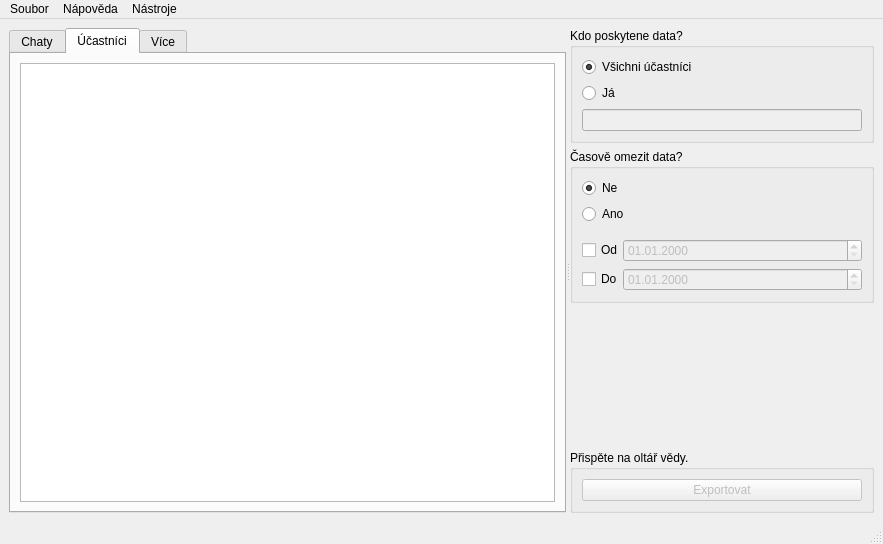
<?xml version="1.0" encoding="UTF-8"?>
<ui version="4.0">
 <class>MainWindow</class>
 <widget class="QMainWindow" name="MainWindow">
  <property name="geometry">
   <rect>
    <x>0</x>
    <y>0</y>
    <width>883</width>
    <height>544</height>
   </rect>
  </property>
  <property name="windowTitle">
   <string>MainWindow</string>
  </property>
  <widget class="QWidget" name="centralwidget">
   <layout class="QHBoxLayout" name="horizontalLayout">
    <item>
     <widget class="QSplitter" name="splitter">
      <property name="orientation">
       <enum>Qt::Horizontal</enum>
      </property>
      <widget class="QTabWidget" name="tabwidget">
       <property name="enabled">
        <bool>true</bool>
       </property>
       <property name="currentIndex">
        <number>1</number>
       </property>
       <property name="documentMode">
        <bool>false</bool>
       </property>
       <property name="movable">
        <bool>false</bool>
       </property>
       <widget class="QWidget" name="tab_chats">
        <attribute name="title">
         <string>Chaty</string>
        </attribute>
        <layout class="QVBoxLayout" name="verticalLayout_4">
         <item>
          <widget class="QTableWidget" name="table_chats"/>
         </item>
        </layout>
       </widget>
       <widget class="QWidget" name="tab_participants">
        <attribute name="title">
         <string>Účastníci</string>
        </attribute>
        <layout class="QVBoxLayout" name="verticalLayout_3">
         <item>
          <widget class="QTableWidget" name="table_participants"/>
         </item>
        </layout>
       </widget>
       <widget class="QWidget" name="tab_more">
        <property name="enabled">
         <bool>true</bool>
        </property>
        <attribute name="title">
         <string>Více</string>
        </attribute>
        <layout class="QVBoxLayout" name="verticalLayout_7">
         <item>
          <widget class="QTableWidget" name="table_more"/>
         </item>
        </layout>
       </widget>
      </widget>
      <widget class="QWidget" name="widget_right" native="true">
       <property name="enabled">
        <bool>true</bool>
       </property>
       <layout class="QVBoxLayout" name="verticalLayout_2">
        <item>
         <widget class="QGroupBox" name="group_who">
          <property name="title">
           <string>Kdo poskytene data?</string>
          </property>
          <layout class="QVBoxLayout" name="verticalLayout_5">
           <item>
            <widget class="QRadioButton" name="radio_button_all">
             <property name="text">
              <string>Všichni účastníci</string>
             </property>
             <property name="checked">
              <bool>true</bool>
             </property>
            </widget>
           </item>
           <item>
            <widget class="QRadioButton" name="radio_button_one">
             <property name="text">
              <string>Já</string>
             </property>
             <property name="checked">
              <bool>false</bool>
             </property>
            </widget>
           </item>
           <item>
            <widget class="QLineEdit" name="line_edit_participant">
             <property name="enabled">
              <bool>false</bool>
             </property>
             <property name="toolTip">
              <string>Účastníku, zadejte své jméno.</string>
             </property>
            </widget>
           </item>
          </layout>
         </widget>
        </item>
        <item>
         <widget class="QGroupBox" name="group_date">
          <property name="title">
           <string>Časově omezit data?</string>
          </property>
          <layout class="QVBoxLayout" name="verticalLayout_6">
           <item>
            <widget class="QWidget" name="widget_date_enable" native="true">
             <layout class="QVBoxLayout" name="verticalLayout_9">
              <property name="spacing">
               <number>6</number>
              </property>
              <property name="leftMargin">
               <number>0</number>
              </property>
              <property name="topMargin">
               <number>0</number>
              </property>
              <property name="rightMargin">
               <number>0</number>
              </property>
              <property name="bottomMargin">
               <number>9</number>
              </property>
              <item>
               <widget class="QRadioButton" name="radio_button_date_no">
                <property name="text">
                 <string>Ne</string>
                </property>
                <property name="checked">
                 <bool>true</bool>
                </property>
               </widget>
              </item>
              <item>
               <widget class="QRadioButton" name="radio_button_date_yes">
                <property name="text">
                 <string>Ano</string>
                </property>
               </widget>
              </item>
             </layout>
            </widget>
           </item>
           <item>
            <widget class="QWidget" name="widget_date_range" native="true">
             <property name="enabled">
              <bool>true</bool>
             </property>
             <property name="visible">
              <bool>false</bool>
             </property>
             <layout class="QVBoxLayout" name="verticalLayout_8">
              <property name="leftMargin">
               <number>0</number>
              </property>
              <property name="topMargin">
               <number>0</number>
              </property>
              <property name="rightMargin">
               <number>0</number>
              </property>
              <property name="bottomMargin">
               <number>0</number>
              </property>
              <item>
               <widget class="QWidget" name="widget_date_from" native="true">
                <layout class="QHBoxLayout" name="horizontalLayout_3">
                 <property name="spacing">
                  <number>0</number>
                 </property>
                 <property name="leftMargin">
                  <number>0</number>
                 </property>
                 <property name="topMargin">
                  <number>0</number>
                 </property>
                 <property name="rightMargin">
                  <number>0</number>
                 </property>
                 <property name="bottomMargin">
                  <number>0</number>
                 </property>
                 <item>
                  <widget class="QCheckBox" name="checkbox_from">
                   <property name="sizePolicy">
                    <sizepolicy hsizetype="Fixed" vsizetype="Fixed">
                     <horstretch>0</horstretch>
                     <verstretch>0</verstretch>
                    </sizepolicy>
                   </property>
                   <property name="text">
                    <string>Od</string>
                   </property>
                  </widget>
                 </item>
                 <item>
                  <widget class="QDateEdit" name="date_from">
                   <property name="enabled">
                    <bool>false</bool>
                   </property>
                   <property name="displayFormat">
                    <string>dd.MM.yyyy</string>
                   </property>
                  </widget>
                 </item>
                </layout>
               </widget>
              </item>
              <item>
               <widget class="QWidget" name="widget_date_to" native="true">
                <layout class="QHBoxLayout" name="horizontalLayout_4">
                 <property name="spacing">
                  <number>0</number>
                 </property>
                 <property name="leftMargin">
                  <number>0</number>
                 </property>
                 <property name="topMargin">
                  <number>0</number>
                 </property>
                 <property name="rightMargin">
                  <number>0</number>
                 </property>
                 <property name="bottomMargin">
                  <number>0</number>
                 </property>
                 <item>
                  <widget class="QCheckBox" name="checkbox_to">
                   <property name="sizePolicy">
                    <sizepolicy hsizetype="Fixed" vsizetype="Fixed">
                     <horstretch>0</horstretch>
                     <verstretch>0</verstretch>
                    </sizepolicy>
                   </property>
                   <property name="text">
                    <string>Do</string>
                   </property>
                  </widget>
                 </item>
                 <item>
                  <widget class="QDateEdit" name="date_to">
                   <property name="enabled">
                    <bool>false</bool>
                   </property>
                   <property name="wrapping">
                    <bool>false</bool>
                   </property>
                   <property name="frame">
                    <bool>true</bool>
                   </property>
                   <property name="displayFormat">
                    <string>dd.MM.yyyy</string>
                   </property>
                  </widget>
                 </item>
                </layout>
               </widget>
              </item>
             </layout>
            </widget>
           </item>
          </layout>
         </widget>
        </item>
        <item>
         <spacer name="verticalSpacer_2">
          <property name="orientation">
           <enum>Qt::Vertical</enum>
          </property>
          <property name="sizeHint" stdset="0">
           <size>
            <width>20</width>
            <height>40</height>
           </size>
          </property>
         </spacer>
        </item>
        <item>
         <widget class="QGroupBox" name="group_export">
          <property name="title">
           <string>Přispěte na oltář vědy.</string>
          </property>
          <layout class="QVBoxLayout" name="verticalLayout">
           <item>
            <widget class="QPushButton" name="btn_export">
             <property name="enabled">
              <bool>false</bool>
             </property>
             <property name="text">
              <string>Exportovat</string>
             </property>
            </widget>
           </item>
          </layout>
         </widget>
        </item>
       </layout>
      </widget>
     </widget>
    </item>
   </layout>
  </widget>
  <widget class="QStatusBar" name="statusbar"/>
  <widget class="QMenuBar" name="menuBar">
   <property name="geometry">
    <rect>
     <x>0</x>
     <y>0</y>
     <width>883</width>
     <height>22</height>
    </rect>
   </property>
   <widget class="QMenu" name="file">
    <property name="title">
     <string>Soubor</string>
    </property>
    <property name="toolTipsVisible">
     <bool>true</bool>
    </property>
    <addaction name="open"/>
   </widget>
   <widget class="QMenu" name="menuHelp">
    <property name="title">
     <string>Nápověda</string>
    </property>
    <addaction name="help"/>
    <addaction name="about"/>
   </widget>
   <widget class="QMenu" name="tools">
    <property name="title">
     <string>Nástroje</string>
    </property>
    <addaction name="reduce"/>
   </widget>
   <addaction name="file"/>
   <addaction name="menuHelp"/>
   <addaction name="tools"/>
  </widget>
  <action name="open">
   <property name="text">
    <string>Otevřít</string>
   </property>
   <property name="toolTip">
    <string>Otevřít soubor JSON s daty o vašich konverzacích.</string>
   </property>
   <property name="shortcut">
    <string>Ctrl+O</string>
   </property>
   <property name="shortcutContext">
    <enum>Qt::WidgetShortcut</enum>
   </property>
  </action>
  <action name="help">
   <property name="text">
    <string>Nápověda programu</string>
   </property>
   <property name="toolTip">
    <string>Získejte informace o  programu.</string>
   </property>
   <property name="shortcut">
    <string>F1</string>
   </property>
  </action>
  <action name="about">
   <property name="text">
    <string>O projektu</string>
   </property>
  </action>
  <action name="reduce">
   <property name="text">
    <string>Fejkař Otto</string>
   </property>
  </action>
 </widget>
 <resources/>
 <connections>
  <connection>
   <sender>radio_button_one</sender>
   <signal>toggled(bool)</signal>
   <receiver>line_edit_participant</receiver>
   <slot>setEnabled(bool)</slot>
   <hints>
    <hint type="sourcelabel">
     <x>705</x>
     <y>102</y>
    </hint>
    <hint type="destinationlabel">
     <x>705</x>
     <y>132</y>
    </hint>
   </hints>
  </connection>
  <connection>
   <sender>open</sender>
   <signal>triggered(bool)</signal>
   <receiver>MainWindow</receiver>
   <slot>menu_file_open()</slot>
   <hints>
    <hint type="sourcelabel">
     <x>-1</x>
     <y>-1</y>
    </hint>
    <hint type="destinationlabel">
     <x>441</x>
     <y>271</y>
    </hint>
   </hints>
  </connection>
  <connection>
   <sender>checkbox_from</sender>
   <signal>toggled(bool)</signal>
   <receiver>date_from</receiver>
   <slot>setEnabled(bool)</slot>
   <hints>
    <hint type="sourcelabel">
     <x>578</x>
     <y>201</y>
    </hint>
    <hint type="destinationlabel">
     <x>728</x>
     <y>201</y>
    </hint>
   </hints>
  </connection>
  <connection>
   <sender>checkbox_to</sender>
   <signal>toggled(bool)</signal>
   <receiver>date_to</receiver>
   <slot>setEnabled(bool)</slot>
   <hints>
    <hint type="sourcelabel">
     <x>577</x>
     <y>233</y>
    </hint>
    <hint type="destinationlabel">
     <x>728</x>
     <y>233</y>
    </hint>
   </hints>
  </connection>
  <connection>
   <sender>radio_button_date_no</sender>
   <signal>clicked(bool)</signal>
   <receiver>widget_date_range</receiver>
   <slot>hide()</slot>
   <hints>
    <hint type="sourcelabel">
     <x>705</x>
     <y>199</y>
    </hint>
    <hint type="destinationlabel">
     <x>705</x>
     <y>280</y>
    </hint>
   </hints>
  </connection>
  <connection>
   <sender>radio_button_date_yes</sender>
   <signal>clicked(bool)</signal>
   <receiver>widget_date_range</receiver>
   <slot>show()</slot>
   <hints>
    <hint type="sourcelabel">
     <x>705</x>
     <y>226</y>
    </hint>
    <hint type="destinationlabel">
     <x>705</x>
     <y>280</y>
    </hint>
   </hints>
  </connection>
 </connections>
 <slots>
  <slot>menu_file_open()</slot>
 </slots>
</ui>
